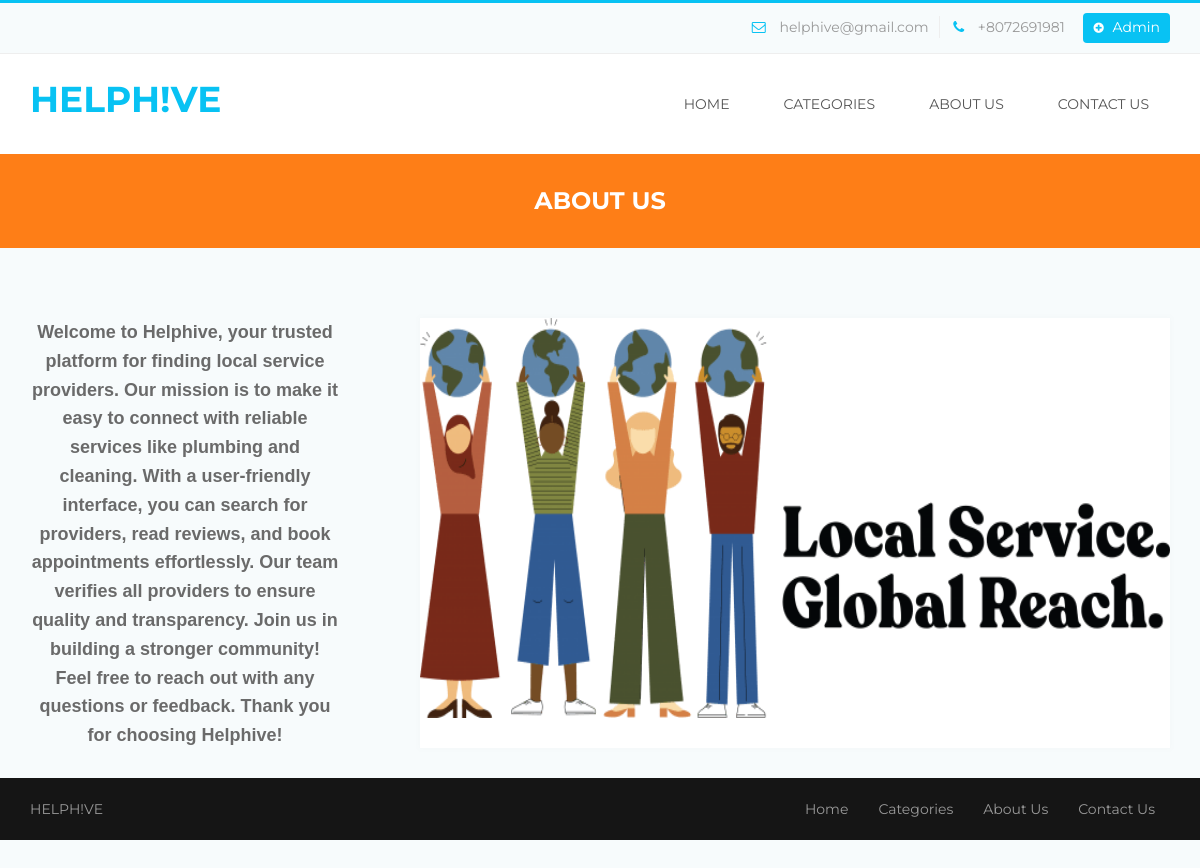
Page /about.php on the committed database.
### tables this page shows
CREATE TABLE `tblpage` (
  `ID` int(10) NOT NULL,
  `PageType` varchar(50) DEFAULT NULL,
  `PageTitle` varchar(200) DEFAULT NULL,
  `PageDescription` mediumtext DEFAULT NULL,
  `Email` varchar(200) DEFAULT NULL,
  `MobileNumber` bigint(10) DEFAULT NULL,
  `UpdationDate` timestamp NOT NULL DEFAULT current_timestamp() ON UPDATE current_timestamp()
);

### about.php (the view, shortened to what this page needs)
<?php
include('includes/dbconnection.php');
?>
<!DOCTYPE html>
<html>
<head>
	<link rel="stylesheet" type="text/css" href="bootstrap/css/bootstrap.min.css">
	<link rel="stylesheet" type="text/css" href="css/style.css">
	<link rel="stylesheet" type="text/css" href="css/menu.css">
	<link rel="stylesheet" type="text/css" href="css/color/color.css">
	<link rel="stylesheet" type="text/css" href="assets/testimonial/css/style.css" />
	<link rel="stylesheet" type="text/css" href="assets/testimonial/css/elastislide.css" />
	<link rel="stylesheet" type="text/css" href="css/responsive.css">
    <link rel="stylesheet" type="text/css" href="css/font-awesome.css">
	<link rel="stylesheet" type="text/css" href="assets/revolution_slider/css/revslider.css" media="screen" />
</head>
<body>
	<div class="theme-wrap clearfix">
		<?php include_once('includes/header.php');?>
		<div class="page-title-wrap bgorange-1 padding-top-30 padding-bottom-30">
			<h4 class="white">About Us</h4>
		</div>
		<div class="sc-page">
			<section class="pricing-section padding-top-70 padding-bottom-40">
				<div class="container">
					<div class="row pricing-wrap style-2 clearfix">
						<div class="col-xs-12 col-sm-4 col-md-4 col-lg-4">
							<?php
$sql="SELECT * from tblpage where PageType='aboutus'";
$query = $dbh -> prepare($sql);
$query->execute();
$results=$query->fetchAll(PDO::FETCH_OBJ);
$cnt=1;
if($query->rowCount() > 0)
{
foreach($results as $row)
{               ?>
							<p style="padding-right: 50px"><?php  echo $row->PageDescription;?></p>
						</div><?php $cnt=$cnt+1;}} ?>
						<div class="col-xs-12 col-sm-8 col-md-8 col-lg-8">
							<div class="pricing shadow-1 clearfix">
								<img src="images/about.png" height="400" width="800" alt="" />
							</div>
						</div>
					</div>
				</div>
<?php include_once('includes/footer.php');?>
	</div>
</body>
</html>

### includes/header.php (shortened to what this page needs)
<?php
include('includes/dbconnection.php');
?>
<div class="header">
            <div class="top-toolbar">
                <div class="container">
                    <div class="row">
                        <div class="col-md-6 col-sm-12 col-xs-12 pull-right">
                            <div class="top-contact-info">
                                <ul>
<?php
$sql="SELECT * from tblpage where PageType='contactus'";
$query = $dbh -> prepare($sql);
$query->execute();
$results=$query->fetchAll(PDO::FETCH_OBJ);
$cnt=1;
if($query->rowCount() > 0)
{
foreach($results as $row)
{               ?>
                                    <li class="toolbar-email"><i class="fa fa-envelope-o"></i> <?php  echo htmlentities($row->Email);?></li>
                                    <li class="toolbar-contact"><i class="fa fa-phone"></i> +<?php  echo htmlentities($row->MobileNumber);?></li><?php $cnt=$cnt+1;}} ?>
                                    <li><a class="toolbar-new-listing" href="admin/login.php"><i class="fa fa-plus-circle"></i> Admin</a></li>
                                </ul>
                            </div>
                        </div>
                    </div>
                </div>
            </div>
            <div class="nav-wrapper">
                <div class="container">
                    <nav class="wsmenu slideLeft clearfix">
                        <div class="logo pull-left"><a href="index.php" title="Responsive Slide Menus"><h3 style="color:#08c2f3">HelpH!ve</h3></a></div>
                        <ul class="mobile-sub wsmenu-list pull-right">
                            <li><a href="index.php" class="">Home</a>
                            </li>
                            <li><a href="category.php">categories <span class="arrow"></span></a></li>
                            <li><a href="about.php">About Us <span class="arrow"></span></a></li>
                          <li><a href="contact.php">Contact Us <span class="arrow"></span></a></li>
                        </ul>
                    </nav>
                </div>
            </div>
        </div>

### css/style.css (style rules this page uses)
html, body, div, span, applet, object, iframe,h1, h2, h3, h4, h5, h6, p, blockquote, pre,a, abbr, acronym, address, big, cite, code,del, dfn, em, img, ins, kbd, q, s, samp, small, strike, strong, sub, sup, tt, var,b, u, i, center,dl, dt, dd, ol, ul, li,fieldset, form, label, legend,table, caption, tbody, tfoot, thead, tr, th, td, article, aside, canvas, details, embed,figure, figcaption, footer, header, hgroup,menu, nav, output, ruby, section, summary,time, mark, audio, video { margin: 0;padding: 0;border: 0;font-size: 100%;font: inherit;vertical-align: baseline; }
article, aside, details, figcaption, figure,footer, header, hgroup, menu, nav, section { display: block; }
body { line-height: 1;margin:0 ;padding:0 ;transition:all 0.3s ease;overflow-x: hidden; }
html { position:relative;overflow-x:hidden; }
ol, ul { list-style: none;margin:0; padding:0; }
a { display:block; }
img { display:block; }
img { max-width:100%; }
body { font-family:'Montserrat',sans-serif; }
h1,h2,h3,h4,h5,h6 { font-family:'Montserrat',sans-serif; font-weight:700; margin:0; text-align:center; line-height:1.4; letter-spacing:0.6px; text-transform:uppercase; letter-spacing:0; }
h3 { font-size:36px; }
h4 { font-size:24px; }
p { font-family:'Montserrat'; font-size:14px; padding:0; font-weight:400; text-align:center; margin:0; line-height:1.6; text-decoration:none; }
a,span,ul,li { font-family:'Montserrat'; font-size:14px; padding:0; font-weight:400; text-align:center; margin:0; line-height:1.6; text-decoration:none !important; }
p,span,a { padding:0; }
.container,.container-fluid { padding-left:0;padding-right:0; }
.padding-bottom-30 { padding-bottom:30px; }
.padding-bottom-40 { padding-bottom:40px; }
.padding-top-30 { padding-top:30px; }
.padding-top-70 { padding-top:70px; }
.logo { padding:20px 0; }
.logo a { display:inline-block; }
.top-toolbar { padding:10px 0; }
.top-toolbar .top-contact-info ul { text-align:right; }
.top-toolbar .top-contact-info ul li { display:inline-block }
.top-toolbar .top-contact-info ul li.toolbar-email { padding-right:10px; }
.top-toolbar .top-contact-info ul li.toolbar-email i { padding-right:10px; }
.top-toolbar .top-contact-info ul li.toolbar-contact { padding-right:15px; }
.top-toolbar .top-contact-info ul li.toolbar-contact i { padding:0 10px; }
.top-toolbar .top-contact-info ul li a.toolbar-new-listing { border-radius: 4px; line-height: 1; padding: 7px 10px 9px; }
.top-toolbar .top-contact-info ul li a.toolbar-new-listing i { padding:0 5px 0 0;font-size:12px; }
.pricing { padding-bottom:30px;margin-bottom:30px;position:relative; }

### css/menu.css (style rules this page uses)
.wsmenu { font-family:Helvetica, sans-serif; color:#fff; position:relative; font-size:15px; padding:0px; margin:0px auto; width:100%; background-color:#ffffff; }
.wsmenu-list { text-align:left; margin:0 auto 0 auto; display: block; padding:0px; }
.wsmenu-list > li { text-align:center; display: table-cell; }
.wsmenu-list > li > a { display:block; color:#555; padding:38px 21px; line-height:1; text-decoration:none; position:relative; font-family:'Montserrat'; text-transform:uppercase; }
.wsmenu-list li a:before { margin-right: 5px; position: relative; content: "|"; line-height: 16px; font-size: 24px; top: 3px; color:rgba(255,255,255,0); }
@media screen and (-webkit-min-device-pixel-ratio:0) { .wsmenu-list > li > a { padding: 39px 21px; } }

### css/color/color.css (style rules this page uses)
h1,h2,h3,h4,h5,h6 { color:#444; }
p,a,span,ul,li { color:#999; }
body { background:#f7fbfc; }
.white { color:#fff; }
.bgorange-1 { background:#fe7e17; }
.shadow-1 { -webkit-box-shadow: 0 0 6px 3px rgba(0,0,0,0.01); -moz-box-shadow: 0 0 6px 3px rgba(0,0,0,0.01); box-shadow: 0 0 6px 3px rgba(0,0,0,0.01); }
.top-toolbar { border-top:3px solid #08c2f3; background-color:#f7fbfc; border-bottom:1px solid #eee; }
.top-toolbar .top-contact-info ul li.toolbar-email { border-right:1px solid #eee; }
.top-toolbar .top-contact-info ul li.toolbar-email i, .top-toolbar .top-contact-info ul li.toolbar-contact i { color:#08c2f3; }
.top-toolbar .top-contact-info ul li a.toolbar-new-listing { background:#08c2f3;color:#fff; }
.nav-wrapper { background:#fff; }
.pricing { background:#fff; }

### css/responsive.css (style rules this page uses)
@media screen and (max-device-width:1199px) { .container { padding-left:15px;padding-right:15px; } }

### rows in the picture
tblpage: Email "helphive@gmail.com", MobileNumber "8072691981"
tblpage: PageDescription "Welcome to Helphive, your trusted platform for finding local service providers. Our mission is to make it easy to connect with reliable services like plumbing and cleaning. With a user-friendly interface, you can search for providers, read reviews, and book appointments effortlessly. Our team verifies all providers to ensure quality and transparency. Join us in building a stronger community! Feel free to reach out with any questions or feedback. Thank you for choosing Helphive!"
